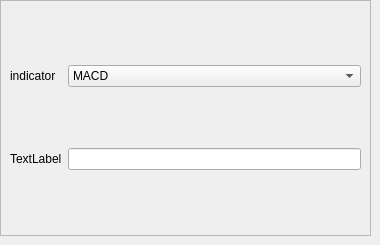
     <widget class="QWidget" name="tab_12">
      <attribute name="title">
       <string>TA</string>
      </attribute>
      <widget class="QFrame" name="frame_8">
       <property name="geometry">
        <rect>
         <x>0</x>
         <y>0</y>
         <width>371</width>
         <height>236</height>
        </rect>
       </property>
       <property name="frameShape">
        <enum>QFrame::StyledPanel</enum>
       </property>
       <property name="frameShadow">
        <enum>QFrame::Raised</enum>
       </property>
       <layout class="QGridLayout" name="gridLayout_3">
        <item row="1" column="1">
         <widget class="QLineEdit" name="lineEdit_18"/>
        </item>
        <item row="1" column="0">
         <widget class="QLabel" name="label_15">
          <property name="text">
           <string>TextLabel</string>
          </property>
         </widget>
        </item>
        <item row="0" column="0">
         <widget class="QLabel" name="label_12">
          <property name="text">
           <string>indicator</string>
          </property>
         </widget>
        </item>
        <item row="0" column="1">
         <widget class="QComboBox" name="comboBox_21">
          <item>
           <property name="text">
            <string>MACD</string>
           </property>
          </item>
          <item>
           <property name="text">
            <string>RSI</string>
           </property>
          </item>
         </widget>
        </item>
       </layout>
      </widget>
     </widget>
